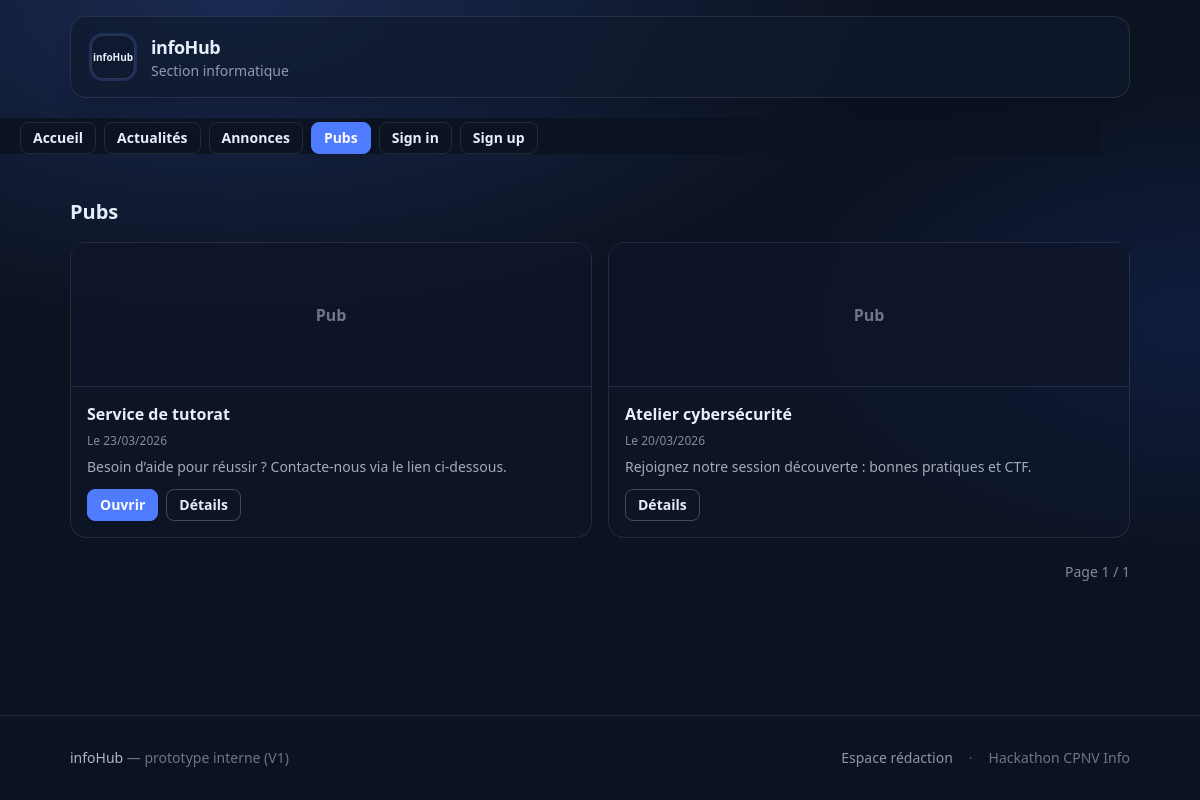
The app's page /index.php?route=ads with its own data.
### tables this page shows
CREATE TABLE IF NOT EXISTS ads (
  id INT AUTO_INCREMENT PRIMARY KEY,
  title VARCHAR(255) NOT NULL,
  content TEXT NOT NULL,
  image_path VARCHAR(255) NULL,
  link_url VARCHAR(500) NULL,
  created_by INT NULL,
  status ENUM('visible','hidden') NOT NULL DEFAULT 'visible',
  posted_at DATETIME NOT NULL DEFAULT CURRENT_TIMESTAMP
);

### lib/db.php (called while the page is built, shortened)
<?php
function db(): PDO
{
  static $pdo = null;
  if ($pdo instanceof PDO) {
    return $pdo;
  }
  $dsn = sprintf(
    'mysql:host=%s;port=%d;dbname=%s;charset=utf8mb4',
    DB_HOST,
    DB_PORT,
    DB_NAME
  );
  $pdo = new PDO($dsn, DB_USER, DB_PASS, [
    PDO::ATTR_ERRMODE => PDO::ERRMODE_EXCEPTION,
    PDO::ATTR_DEFAULT_FETCH_MODE => PDO::FETCH_ASSOC,
  ]);
  return $pdo;
}

### lib/repositories.php (called while the page is built, shortened)
<?php
require_once __DIR__ . '/db.php';
require_once __DIR__ . '/markdown.php';
function getAdsList(int $limit, int $offset = 0): array
{
  $stmt = db()->prepare("SELECT * FROM ads WHERE status = 'visible' ORDER BY posted_at DESC LIMIT :lim OFFSET :off");
  $stmt->bindValue(':lim', $limit, PDO::PARAM_INT);
  $stmt->bindValue(':off', $offset, PDO::PARAM_INT);
  $stmt->execute();
  return $stmt->fetchAll();
}
function countAds(): int
{
  return (int)db()->query("SELECT COUNT(*) AS c FROM ads WHERE status = 'visible'")->fetch()['c'];
}

### lib/markdown.php (called while the page is built, shortened)
<?php
function markdown_snippet(string $markdown, int $maxChars = 200): string
{
  $text = str_replace(["\r\n", "\r"], "\n", $markdown);
  $text = preg_replace('/\[(.*?)\]\((https?:\/\/[^\)]+)\)/', '$1', (string)$text);
  $text = preg_replace('/\*\*([^*]+)\*\*/', '$1', (string)$text);
  $text = preg_replace('/\*([^*\n]+)\*/', '$1', (string)$text);
  $text = preg_replace('/`([^`]+)`/', '$1', (string)$text);
  $text = preg_replace('/^#{1,3}\s*/m', '', (string)$text);
  $text = preg_replace('/\s+/', ' ', trim((string)$text));
  if (mb_strlen($text) <= $maxChars) {
    return $text;
  }
  return mb_substr($text, 0, $maxChars - 1) . '…';
}

### pages/ads.php (the view, shortened to what this page needs)
<?php
require_once __DIR__ . '/../lib/repositories.php';
$page = isset($_GET['page']) ? max(1, (int)$_GET['page']) : 1;
$perPage = 10;
$offset = ($page - 1) * $perPage;
$total = countAds();
$totalPages = (int)max(1, ceil($total / $perPage));
$items = getAdsList($perPage, $offset);
?>
<?php require __DIR__ . '/../templates/header.php'; ?>
<section class="my-6 animate-fade-in">
  <h1 class="text-xl font-bold mb-4">Pubs</h1>
  <?php if (!$items): ?>
    <div class="rounded-2xl border border-dashed border-base-content/20 bg-base-200/40 px-5 py-6 text-base-content/70">
      <p>Aucune pub.</p>
    </div>
  <?php else: ?>
    <div class="grid gap-4 sm:grid-cols-2">
      <?php foreach ($items as $ad): ?>
        <article class="card bg-base-300/50 border border-base-content/10 overflow-x-clip min-w-0 max-w-full hover:-translate-y-0.5 hover:shadow-lg transition-all duration-300">
          <?php if (!empty($ad['image_path'])): ?>
            <figure class="aspect-[16/10] w-full overflow-hidden bg-base-300/50">
              <img class="h-full w-full object-cover" src="<?= h($ad['image_path']) ?>" alt="">
            </figure>
          <?php else: ?>
            <div class="flex h-36 items-center justify-center bg-base-300/60 text-base-content/45 font-bold border-b border-base-content/10">Pub</div>
          <?php endif; ?>
          <div class="card-body p-4 gap-2">
            <h3 class="font-bold text-base leading-snug"><?= h($ad['title']) ?></h3>
            <p class="text-xs text-base-content/55">Le <?= h(date_format(new DateTime($ad['posted_at']), 'd/m/Y')) ?></p>
            <p class="text-sm text-base-content/70 line-clamp-3"><?= h(markdown_snippet((string)$ad['content'], 160)) ?></p>
            <div class="flex flex-wrap gap-2 mt-1">
              <?php if (!empty($ad['link_url'])): ?>
                <a class="btn btn-primary btn-sm transition-transform duration-200 hover:scale-[1.02]" href="<?= h($ad['link_url']) ?>" target="_blank" rel="noopener noreferrer">Ouvrir</a>
              <?php endif; ?>
              <a class="btn btn-outline btn-sm border-base-content/25" href="index.php?route=ad_detail&id=<?= (int)$ad['id'] ?>">Détails</a>
            </div>
          </div>
        </article>
      <?php endforeach; ?>
    </div>
    <div class="flex flex-wrap items-center justify-between gap-3 mt-6">
      <span class="text-sm text-base-content/55">Page <?= h((string)$page) ?> / <?= h((string)$totalPages) ?></span>
    </div>
  <?php endif; ?>
</section>
<?php require __DIR__ . '/../templates/footer.php'; ?>

### records on screen
ads: shows "Pub", title "Service de tutorat", posted_at "23/03/2026", content "Besoin d’aide pour réussir ? Contacte-nous via le lien ci-dessous."
ads: shows "Pub", title "Atelier cybersécurité", posted_at "20/03/2026", content "Rejoignez notre session découverte : bonnes pratiques et CTF."

### other values on screen
SITE_TITLE "infoHub"
$page "1"
$totalPages "1"
